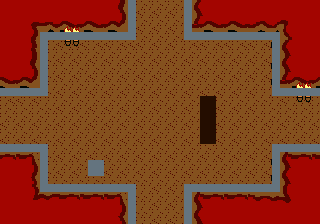

Tiled map render using the project's own tile images. Description and the map definition, with tile-layer contents summarised, below:
An orthogonal 40x28 tile map with 8x8 px tiles, 3 tile layers (gfx, walls, spikes) and 4 objects (3x Enemy, Item).

<map version="1.10" tiledversion="1.10.2" orientation="orthogonal" renderorder="right-down" width="40" height="28" tilewidth="8" tileheight="8" infinite="0" nextlayerid="5" nextobjectid="11">
 <tileset firstgid="1" source="fire-temple.tsx" />
 <layer id="1" name="gfx" width="40" height="28">
  <data>[1120 cells, 1120 non-empty, 144 distinct tile ids]</data>
 </layer>
 <layer id="2" name="walls" width="40" height="28">
  <data>[1120 cells, 112 non-empty, 1 distinct tile ids]</data>
 </layer>
 <layer id="3" name="spikes" width="40" height="28">
  <data>[1120 cells, 12 non-empty, 1 distinct tile ids]</data>
 </layer>
 <objectgroup id="4" name="objs">
  <object id="1" name="Blob" type="Enemy" x="104" y="72">
   <point />
  </object>
  <object id="2" name="Flameboi" type="Enemy" x="224" y="72">
   <properties>
    <property name="walk" value="L120,R120" />
   </properties>
   <point />
  </object>
  <object id="4" name="Blob" type="Enemy" x="64" y="136">
   <point />
  </object>
  <object id="9" name="HeartItem" type="Item" x="168" y="112">
   <point />
  </object>
 </objectgroup>
</map>
